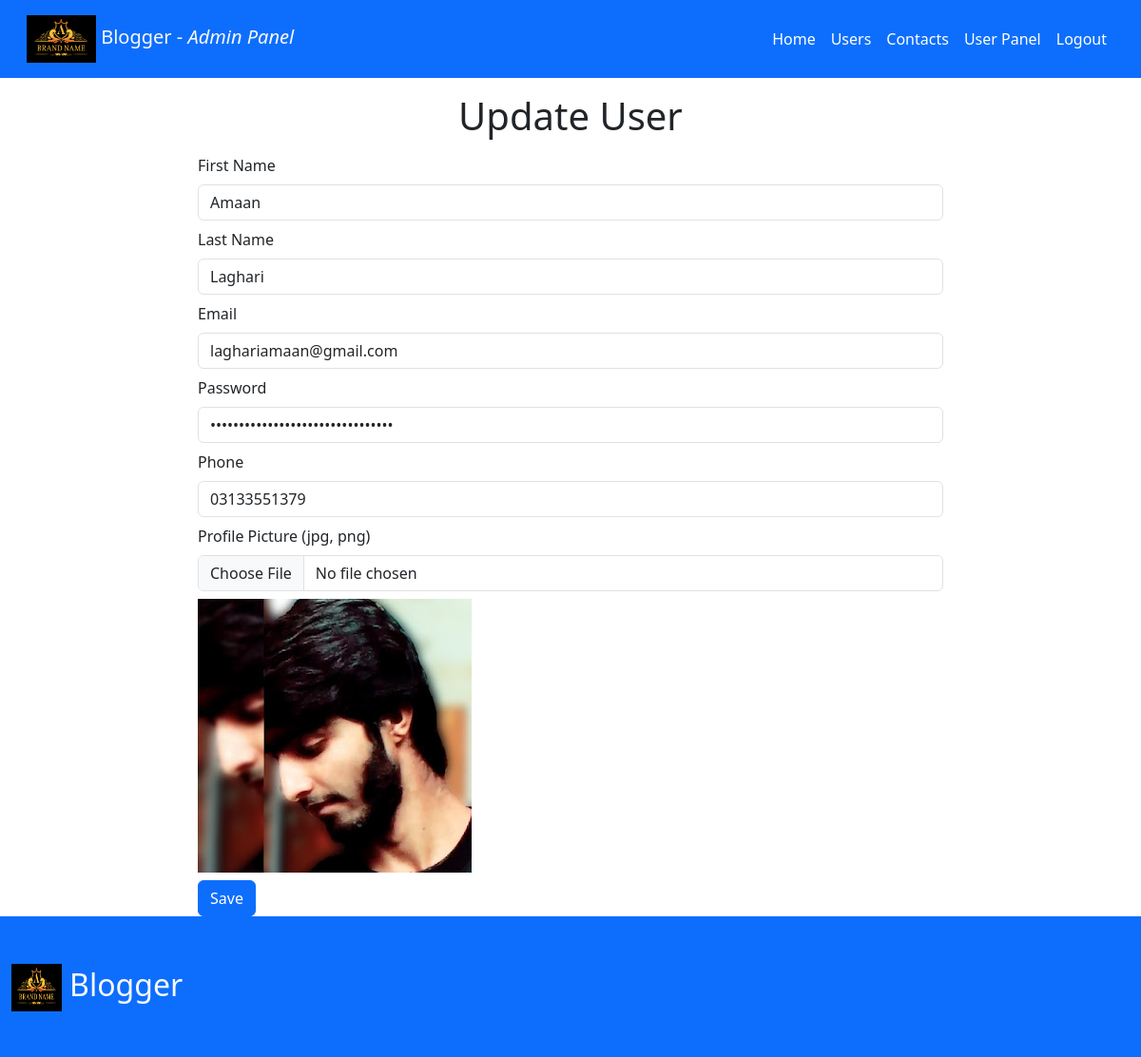
The app's page /admin/update-user.php?id=2 (signed in) with its own data.
### tables this page shows
CREATE TABLE `users` (
  `id` int(11) NOT NULL,
  `firstname` varchar(55) NOT NULL,
  `lastname` varchar(55) NOT NULL,
  `email` varchar(155) NOT NULL,
  `password` varchar(155) NOT NULL,
  `phone` varchar(11) NOT NULL,
  `uimage` varchar(2000) NOT NULL DEFAULT 'no image',
  `role` varchar(10) NOT NULL DEFAULT 'primary'
);

### admin/update-user.php (the view, shortened to what this page needs)
<?php
require_once "../db.php";
$userId = $_GET['id'];
require_once "./header.php";
?>
<div id="Dashboard" class="container-fluid">
    <h1 class="my-3 text-center">Update User</h1>
    <div class="col-8 mx-auto">
        <?php
            $sql = "SELECT * FROM users WHERE id = {$userId}";
            $result = $con->query($sql);
            if($result->num_rows > 0){
                while($row = $result->fetch_object()){
        ?>
        <form action="<?= htmlspecialchars($_SERVER['PHP_SELF']) ?>?id=<?= $userId ?>" method="POST" enctype="multipart/form-data">
            <div class="form-group my-2">
                <label for="" class="form-label">First Name</label>
                <input type="text" class="form-control" name="fname" value="<?= $row->firstname ?>">
            </div>
            <div class="form-group my-2">
                <label for="" class="form-label">Last Name</label>
                <input type="text" class="form-control" name="lname" value="<?= $row->lastname ?>">
            </div>
            <div class="form-group my-2">
                <label for="" class="form-label">Email</label>
                <input type="email" class="form-control" name="email" value="<?= $row->email ?>">
            </div>
            <div class="form-group my-2">
                <label for="" class="form-label">Password</label>
                <input type="password" class="form-control" name="pwd" value="<?= $row->password ?>">
            </div>
            <div class="form-group my-2">
                <label for="" class="form-label">Phone</label>
                <input type="number" class="form-control" name="phone" value="<?= $row->phone ?>">
            </div>
            <div class="form-group my-2">
                <label for="" class="form-label">Profile Picture (jpg, png)</label>
                <input type="file" class="form-control" name="uimage">
            </div>
            <img src="../user/uploads/profilepics/<?= $row->uimage ?>" alt="" class="thumbnail-img d-block my-2">
            <button class="btn btn-primary">Save</button>
        </form>
        <?php
                }
            }
        ?>
    </div>
</div>
<?php
require_once "./footer.php"
?>

### static/css/style.css (style rules this page uses)
#Dashboard { min-height: 74vh; }

### records on screen
users: fname "Amaan", lname "Laghari", email "laghariamaan@gmail.com", phone "03133551379", uimage (picture)
